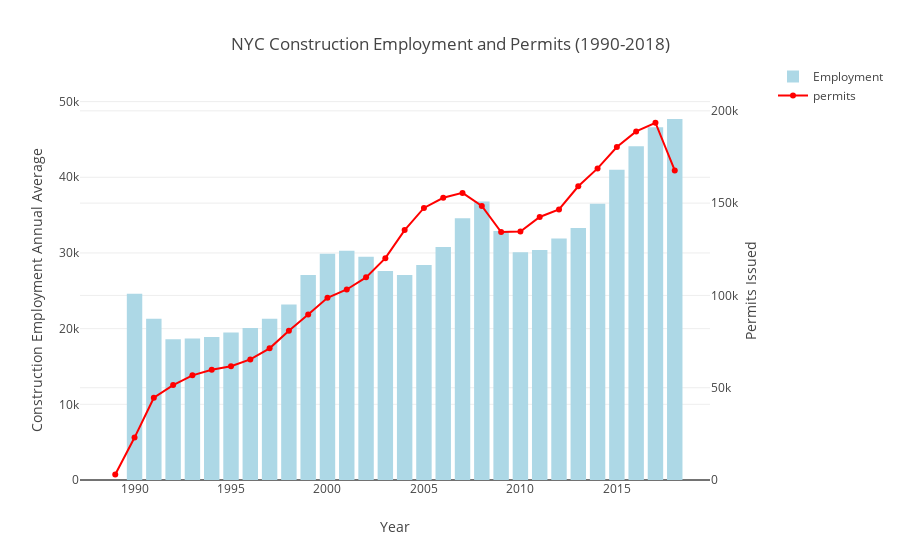

Notebook code cell kept with this figure:
### Code cell
trace3 = go.Bar(
    x = construction_employment['Year'].values[1:],
    y = construction_employment['Ann Avg'].values[1:],
    name = "Employment",
    marker = dict(color='lightblue')
)
trace4 = go.Scatter(
    x = permits_per_year.index.values[:-1],
    y = permits_per_year.values[:-1],
    name = "permits",
    yaxis = 'y2',
    mode = 'lines+markers',
    marker = dict(color='red')
)
layout3 = go.Layout(
    title = 'NYC Construction Employment and Permits (1990-2018)',
    xaxis = dict(title = "Year"),
    yaxis = dict(title = "Construction Employment Annual Average"),
    yaxis2 = dict(overlaying='y', side = 'right', rangemode = "tozero", title = "Permits Issued"),
    legend=dict(x=1.1, y=1.1)
)

fig3 = go.Figure(data=[trace3, trace4], layout=layout3)
plotly.offline.iplot(fig3, filename='line-and-bar')

### Figure 1 — Plotly figure (JSON) as saved in the notebook; plotly's stock layout.template omitted (floating-point values rounded to 4 significant figures)
{"data": [{"marker": {"color": "lightblue"}, "name": "Employment", "type": "bar", "uid": "50cd28e1-2910-4255-ad47-5afde6f4e6fc", "x": [2018, 2017, 2016, 2015, 2014, 2013, 2012, 2011, 2010, 2009, 2008, 2007, 2006, 2005, 2004, 2003, 2002, 2001, 2000, 1999, 1998, 1997, 1996, 1995, 1994, 1993, 1992, 1991, 1990], "y": [47700, 46600, 44100, 41000, 36500, 33300, 31900, 30400, 30100, 32900, 36800, 34600, 30800, 28400, 27100, 27600, 29500, 30300, 29900, 27100, 23200, 21300, 20100, 19500, 18900, 18700, 18600, 21300, 24600]}, {"marker": {"color": "red"}, "mode": "lines+markers", "name": "permits", "type": "scatter", "uid": "5b889eb5-9f71-416c-82b5-aa0db98604ea", "x": [1989, 1990, 1991, 1992, 1993, 1994, 1995, 1996, 1997, 1998, 1999, 2000, 2001, 2002, 2003, 2004, 2005, 2006, 2007, 2008, 2009, 2010, 2011, 2012, 2013, 2014, 2015, 2016, 2017, 2018], "y": [2969, 22981, 44578, 51426, 56702, 59758, 61669, 65322, 71321, 80866, 89671, 98719, 103214, 109782, 120196, 135378, 147385, 152894, 155546, 148436, 134317, 134588, 142490, 146598, 159146, 168820, 180406, 188861, 193541, 167702], "yaxis": "y2"}], "layout": {"legend": {"x": 1.1, "y": 1.1}, "title": {"text": "NYC Construction Employment and Permits (1990-2018)"}, "xaxis": {"title": {"text": "Year"}}, "yaxis": {"title": {"text": "Construction Employment Annual Average"}}, "yaxis2": {"overlaying": "y", "rangemode": "tozero", "side": "right", "title": {"text": "Permits Issued"}}}}
